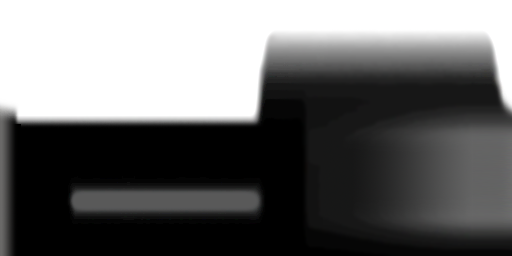
#> input picture godot/assets/studio-source.png, 512 x 256 px
$ python build-studio-radiance.py
#> lines starting #> are read from the running program, lines starting #| are printed output that depends on the picture; long printed decimals are rounded
from pathlib import Path
import numpy as np
from PIL import Image
import struct,json,hashlib,time
import argparse
project_root=Path(__file__).resolve().parents[1]
parser=argparse.ArgumentParser(description='Build the shared studio GGX cubemap (requires numpy and Pillow).')
parser.add_argument('--source',type=Path,default=project_root/'godot/assets/studio-source.png')
parser.add_argument('--output',type=Path,default=project_root/'godot/assets')
args=parser.parse_args()
SOURCE=args.source
OUT=args.output;OUT.mkdir(parents=True,exist_ok=True)
SIZE=256;SAMPLES=64
start=time.monotonic()
source=np.asarray(Image.open(SOURCE).convert('RGB'),dtype=np.float64)/255.0

def srgb_to_linear(x):return np.where(x<0.04045,x/12.92,((x+.055)/1.055)**2.4)
def linear_to_srgb(x):return np.where(x<.0031308,12.92*x,1.055*np.maximum(x,0)**(1/2.4)-.055)
def bilinear(img,uv):
 h,w=img.shape[:2];xy=uv*np.array([w,h])-0.5
#> after `h, w = img.shape[:2]`: h = 256; w = 512
 x0=np.floor(xy[...,0]).astype(np.int32);y0=np.floor(xy[...,1]).astype(np.int32)
#> after `y0 = np.floor(xy[..., 1]).astype(np.int32)`:
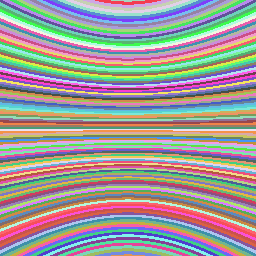
#> y0: shape (256, 256) int32; 129 distinct labels, from 63 to 191; one colour per label, 0 black
 fx=(xy[...,0]-x0)[...,None];fy=(xy[...,1]-y0)[...,None]
 x1=np.clip(x0+1,0,w-1);y1=np.clip(y0+1,0,h-1);x0=np.clip(x0,0,w-1);y0=np.clip(y0,0,h-1)
#> after `y1 = np.clip(y0 + 1, 0, h - 1)`: y1: shape (256, 256) int32; 129 distinct labels, from 64 to 192
 return (img[y0,x0]*(1-fx)+img[y0,x1]*fx)*(1-fy)+(img[y1,x0]*(1-fx)+img[y1,x1]*fx)*fy
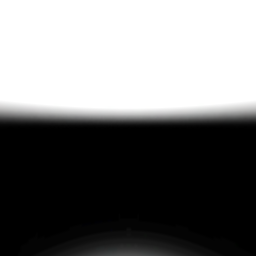
#> returned value: shape (256, 256, 3) float64; mean of channels 0, 1, 2 0.461, 0.461, 0.461; drawn as R, G, B

def directions(face,size):
 p=(np.arange(size,dtype=np.float64)+.5)/size*2-1
 px,py=np.meshgrid(p,p);one=np.ones_like(px)
 values=[(one,-py,-px),(-one,-py,px),(px,one,py),(px,-one,-py),(px,-py,one),(-px,-py,-one)]
 d=np.stack(values[face],axis=-1);return d/np.linalg.norm(d,axis=-1,keepdims=True)
def sample_panorama(d):
 u=np.arctan2(d[...,0],d[...,2]);u=np.where(u<0,u+2*np.pi,u)/(2*np.pi)
 v=np.arccos(np.clip(d[...,1],-1,1))/np.pi
 return bilinear(source,np.stack([u,v],axis=-1))
base=[np.rint(np.clip(sample_panorama(directions(i,SIZE)),0,1)*255).astype(np.uint8).astype(np.float64)/255 for i in range(6)]
#> in bilinear (call 4), `y0 = np.floor(xy[..., 1]).astype(np.int32)`:
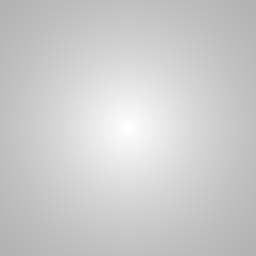
#> y0: shape (256, 256) int32; min 177, max 255, mean 203.7
#> in bilinear (call 4), `fx = (xy[..., 0] - x0)[..., None]`:
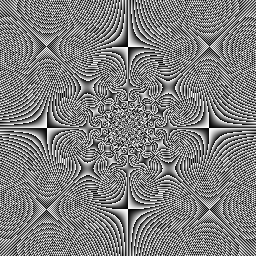
#> fx: shape (256, 256, 1) float64; min 2.82e-05, max 1, mean 0.5
#> in bilinear (call 4), `fy = (xy[..., 1] - y0)[..., None]`:
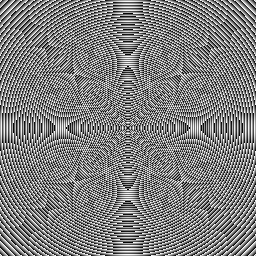
#> fy: shape (256, 256, 1) float64; min 0.000333, max 0.999, mean 0.5
#> in bilinear (call 5), `x0 = np.floor(xy[..., 0]).astype(np.int32)`:
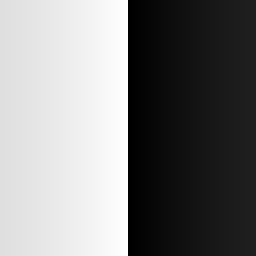
#> x0: shape (256, 256) int32; min -1, max 511, mean 255; drawn with min black and max white
#> in bilinear (call 6), `return (img[y0,x0]*(1-fx)+img[y0,x1]*fx)*(1-fy)+(img[y1,x0]*(1-fx)+img..`:
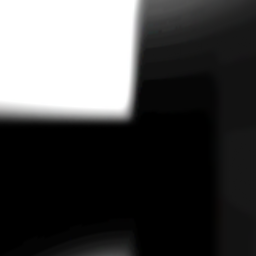
#> returned value: shape (256, 256, 3) float64; mean of channels 0, 1, 2 0.273, 0.273, 0.273; drawn as R, G, B
#> base = 6 items

def sample_cube(d):
 flat=d.reshape(-1,3);absd=np.abs(flat);axis=np.argmax(absd,axis=1);major=absd[np.arange(len(flat)),axis]
 face=axis*2+(flat[np.arange(len(flat)),axis]<0).astype(np.int32)
 px=np.empty(len(flat));py=np.empty(len(flat))
 # GL +X,-X,+Y,-Y,+Z,-Z faces, matching reference native face [1,0,3,2,5,4].
 vals=[(-flat[:,2],-flat[:,1]),(flat[:,2],-flat[:,1]),(flat[:,0],flat[:,2]),(flat[:,0],-flat[:,2]),(flat[:,0],-flat[:,1]),(-flat[:,0],-flat[:,1])]
 result=np.empty_like(flat)
 for f in range(6):
  mask=face==f
  if not np.any(mask):continue
  px=vals[f][0][mask]/major[mask];py=vals[f][1][mask]/major[mask]
  result[mask]=bilinear(base[f],np.stack([(px+1)*.5,(py+1)*.5],axis=-1))
 return result.reshape(d.shape)

rad=[]
for i in range(SAMPLES):
 reverse=int(f'{i:032b}'[::-1],2)/2**32
 rad.append(np.floor(np.clip(reverse*255,0,255))/255)
rad=np.asarray(rad,dtype=np.float64)
faces=[[] for _ in range(6)];maxerror=0
for face in range(6):
 for level in range(9):
  size=max(1,SIZE>>level)
  if level==0:encoded=base[face]
  else:
   n=directions(face,size).reshape(-1,3);rough=min(1,level/5);a=rough*rough
   up=np.zeros_like(n);up[:,2]=1
   mask=np.abs(n[:,2])>=.999;up[mask]=np.array([1,0,0])
   tx=np.cross(up,n);tx/=np.linalg.norm(tx,axis=-1,keepdims=True);ty=np.cross(n,tx)
   total=np.zeros_like(n);weight=np.zeros((len(n),1))
   for i in range(SAMPLES):
    phi=2*np.pi*i/SAMPLES;cos=np.sqrt((1-rad[i])/(1+(a*a-1)*rad[i]));sin=np.sqrt(1-cos*cos)
    h=tx*(sin*np.cos(phi))+ty*(sin*np.sin(phi))+n*cos
    l=2*np.sum(n*h,axis=-1,keepdims=True)*h-n
    ndotl=np.clip(np.sum(n*l,axis=-1,keepdims=True),0,1)
    total+=srgb_to_linear(sample_cube(l))*ndotl;weight+=ndotl
   encoded=linear_to_srgb(total/np.maximum(weight,1e-12)).reshape(size,size,3)
  rgba=np.concatenate([np.rint(np.clip(encoded,0,1)*255).astype(np.uint8),np.full((size,size,1),255,dtype=np.uint8)],axis=-1)
  faces[face].append(rgba.tobytes())
 print('filtered face',face,'elapsed',round(time.monotonic()-start,2),flush=True)
#> this loop made 6 passes
face_bytes=sum(len(x) for x in faces[0]);out=OUT/'studio-radiance.bin'
with out.open('wb') as f:
 f.write(struct.pack('<8sIIII',b'QIBL0001',SIZE,9,6,face_bytes))
 for levels in faces:f.write(b''.join(levels))
(OUT/'studio-source.png').write_bytes(SOURCE.read_bytes())
metadata_path=OUT/'studio-radiance.json'
previous=json.loads(metadata_path.read_text()) if metadata_path.exists() else {}
metadata={**previous,'source_file':'studio-source.png','source_sha256':hashlib.sha256(SOURCE.read_bytes()).hexdigest(),'source_url':'https://rescar.2t.hk/vendor/app-resources/shared_misc_textures/New_Studio.png','source_dimensions':[source.shape[1],source.shape[0]],'cube_size':SIZE,'face_order':['+X','-X','+Y','-Y','+Z','-Z'],'mip_count':9,'format':'RGBA8','encoding':'sRGB values in ordinary UNORM texture','integration_space':'linear','samples_per_pixel':64,'radical_inverse':'UNORM8 quantized reference cache','roughness_per_mip':'min(1, level / 5)','diffuse_lod':4,'specular_lod':'roughness * 6','radiance_sha256':hashlib.sha256(out.read_bytes()).hexdigest(),'seconds':round(time.monotonic()-start,2),'reference':'Tesla Desk/src/features/three/teslaAppEnvironmentMap.js (Godot 3.2.2 GLES2 GGX filter)'}
(OUT/'studio-radiance.json').write_text(json.dumps(metadata,ensure_ascii=False,indent=2))
print('radiance',out.stat().st_size,'source mean RGB',source.mean(axis=(0,1)),'total seconds',round(time.monotonic()-start,2))
#| radiance 2097168 source mean RGB [0.4201 0.4201 0.4201] total seconds 14.58
